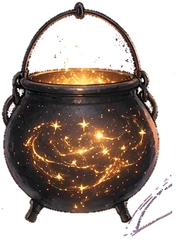
#> input picture src/render/boss/vesper/art/cauldron.webp, 180 x 244 px
$ python matte.py ../../src/render/boss/vesper/art/cauldron.webp out.png
#> lines starting #> are read from the running program, lines starting #| are printed output that depends on the picture; after the words box and inside, x2 and y2 are one past the last pixel; in counts of white or black regions, pixels touching at a corner belong together
"""matte.py IN OUT — cut the figure off its flat, faintly mottled background.

What is the figure is decided by weight, not by place: ink that stands well off the paper colour is
hers, and so is whatever her ink fences in that is no paper — the robe's white stars, the cream of
her face, the lantern's pale heart. Paper is a colour and everything that colour stains: the paper
proper, and the warm or grey tints lying right against it, whether out in the open or fenced in by
hair or by the embers over the cauldron. Only a fleck of it marooned deep inside her — the shine on
the tip of her nose — is hers and stays.

The haze the generator laid around her lights is paper grain and goes with it; her glow is made
again where she is drawn, where it can flicker.
"""
import sys
import numpy as np
from PIL import Image
from scipy import ndimage as ndi

src = np.asarray(Image.open(sys.argv[1]).convert('RGB')).astype(np.float32)
H, W, _ = src.shape
#> H = 244; W = 180
B = np.array([246.0, 244.0, 245.0], np.float32)
d = np.abs(src - B).max(axis=2)
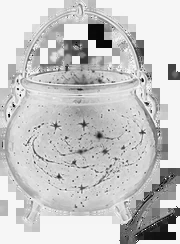
#> d: shape (244, 180) float32; min 4, max 246, mean 198.3
lum = src.mean(axis=2)
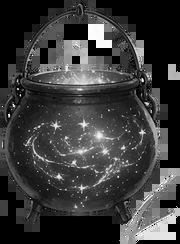
#> lum: shape (244, 180) float32; min 0, max 254.3, mean 58.8
# The maker's mark sits bottom right, clear of the hem: it is not part of her.
d[2360:, 1330:] = 0

T_INK, T_PAPER, FLECK, DEEP = 30, 8, 40, 40
ink = d >= T_INK
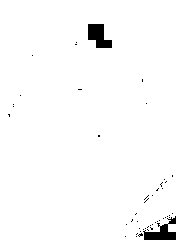
#> ink: shape (244, 180) bool; 98.1% white; 48 black regions (46 under 20 px), largest, box (x1, y1, x2, y2) and area: (88, 24, 112, 48) 384, (143, 216, 176, 240) 367
paperish = ~ink & (lum <= B.mean() + 2)
#> paperish: shape (244, 180) bool; 0.96% white; 28 white regions (27 under 20 px), largest, box (x1, y1, x2, y2) and area: (143, 216, 176, 240) 367
flat = d < T_PAPER
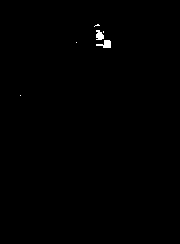
#> flat: shape (244, 180) bool; 0.33% white; 6 white regions (4 under 20 px), largest, box (x1, y1, x2, y2) and area: (96, 40, 111, 48) 72, (96, 30, 104, 40) 60
lab, n = ndi.label(flat)
#> lab: shape (244, 180) int32; 8 distinct labels, from 0 to 7
#> n = 7
edge = set(np.unique(np.concatenate([lab[0], lab[-1], lab[:, 0], lab[:, -1]])))
#> edge = 1 item
edge.discard(0)
sizes = ndi.sum(flat, lab, index=np.arange(1, n + 1))
#> sizes = [7, 1, 60, 2, 72, 1, 1]
is_outer = np.isin(lab, list(edge))
#> is_outer: shape (244, 180) bool; every value is 0
deep = ndi.distance_transform_edt(~is_outer) >= DEEP
#> deep: shape (244, 180) bool; 97.1% white; 1 black region, box (x1, y1, x2, y2) and area: (0, 0, 40, 39) 1253
# Paper out in the open; paper fenced in unless it is a fleck marooned deep inside her.
seed = is_outer | (flat & ~is_outer & (np.isin(lab, np.nonzero(sizes >= FLECK)[0] + 1) | ~deep))
paper = ndi.binary_propagation(seed, mask=paperish)
figure = ndi.binary_fill_holes(ink) & ~paper
print('ink %d  paper %d  figure %d  fenced paper %d' % (ink.sum(), paper.sum(), figure.sum(), int((paper & ~is_outer).sum())))
#| ink 43075  paper 132  figure 43788  fenced paper 132

rgb = src.copy()
alpha = np.ones((H, W), np.float32)
alpha[~figure] = 0
inner = ndi.binary_erosion(figure, iterations=2)
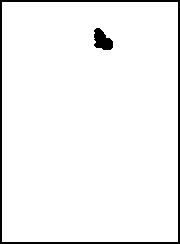
#> inner: shape (244, 180) bool; 95.5% white; 2 black regions, box (x1, y1, x2, y2) and area: (0, 0, 180, 244) 1680, (94, 28, 113, 50) 284
ring1 = figure & ~ndi.binary_erosion(figure, iterations=1)
#> ring1: shape (244, 180) bool; 2.1% white in thin lines or dots
ring2 = ndi.binary_erosion(figure, iterations=1) & ~inner
#> ring2: shape (244, 180) bool; 2.1% white in thin lines or dots
_, idx = ndi.distance_transform_edt(~inner, return_indices=True)
rgb[~inner] = src[idx[0][~inner], idx[1][~inner]]
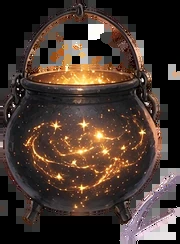
#> rgb: shape (244, 180, 3) float32; mean R, G, B 71.4, 55.5, 47.3
alpha[ring1] = 0.55
alpha[ring2] = 0.85

out = np.dstack([np.clip(rgb, 0, 255), alpha * 255]).astype(np.uint8)
Image.fromarray(out).save(sys.argv[2])
bgc = np.array([16, 12, 34], np.float32)
comp = rgb * alpha[..., None] + bgc * (1 - alpha[..., None])
Image.fromarray(np.clip(comp, 0, 255).astype(np.uint8)).save(sys.argv[2].replace('.png', '-dark.png'))
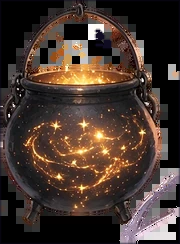
#> saved as out-dark.png: PIL image 180x244 RGB; mean R, G, B 71, 55, 47.2
print('saved', sys.argv[2])

$ run again, on src/render/boss/vesper/art/glow-0.webp
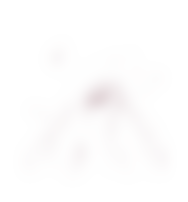
#> input picture src/render/boss/vesper/art/glow-0.webp, 188 x 202 px
#> `d = np.abs(src - B).max(axis=2)`:
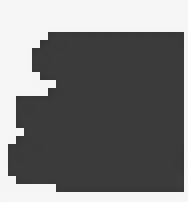
#> d: shape (202, 188) float32; min 52, max 246, mean 121.9
#> ink: shape (202, 188) bool; every value is 1
#> paperish: shape (202, 188) bool; every value is 0
#> lab: shape (202, 188) int32; every value is 0
#> n = 0
#> edge = 1 item
#> sizes = empty array
#> deep: shape (202, 188) bool; 96.7% white; 1 black region, box (x1, y1, x2, y2) and area: (0, 0, 40, 39) 1253
#| ink 37976  paper 0  figure 37976  fenced paper 0
#> inner: shape (202, 188) bool; 95.9% white; 1 black region, box (x1, y1, x2, y2) and area: (0, 0, 188, 202) 1544
#> ring1: shape (202, 188) bool; 2% white in thin lines or dots
#> ring2: shape (202, 188) bool; 2% white in thin lines or dots
#> rgb: shape (202, 188, 3) float32; mean R, G, B 136.6, 122.7, 126
#> `out = np.dstack([np.clip(rgb, 0, 255), alpha * 255]).astype(np.uint8)`:
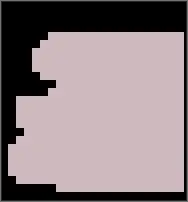
#> out: shape (202, 188, 4); mean R, G, B, A 136.6, 122.7, 126, 251.9; transparent parts drawn white

$ run again, on src/render/boss/vesper/art/glow-1.webp
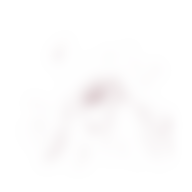
#> input picture src/render/boss/vesper/art/glow-1.webp, 192 x 192 px
#> `d = np.abs(src - B).max(axis=2)`:
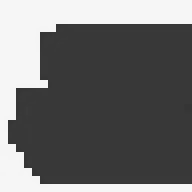
#> d: shape (192, 192) float32; min 52, max 246, mean 111.1
#> ink: shape (192, 192) bool; every value is 1
#> paperish: shape (192, 192) bool; every value is 0
#> lab: shape (192, 192) int32; every value is 0
#> n = 0
#> edge = 1 item
#> sizes = empty array
#> deep: shape (192, 192) bool; 96.6% white; 1 black region, box (x1, y1, x2, y2) and area: (0, 0, 40, 39) 1253
#| ink 36864  paper 0  figure 36864  fenced paper 0
#> inner: shape (192, 192) bool; 95.9% white; 1 black region, box (x1, y1, x2, y2) and area: (0, 0, 192, 192) 1520
#> ring1: shape (192, 192) bool; 2.1% white in thin lines or dots
#> ring2: shape (192, 192) bool; 2.1% white in thin lines or dots
#> `Image.fromarray(np.clip(comp, 0, 255).astype(np.uint8)).save(sys.argv[..`:
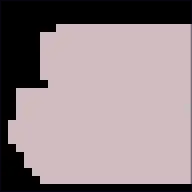
#> saved as out-dark.png: PIL image 192x192 RGB; mean R, G, B 148.1, 133.1, 136.4

$ run again, on src/render/boss/vesper/art/glow-2.webp
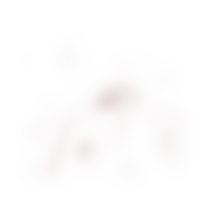
#> input picture src/render/boss/vesper/art/glow-2.webp, 206 x 211 px
#> ink: shape (211, 206) bool; every value is 1
#> paperish: shape (211, 206) bool; every value is 0
#> lab: shape (211, 206) int32; every value is 0
#> n = 0
#> edge = 1 item
#> sizes = empty array
#> deep: shape (211, 206) bool; 97.1% white; 1 black region, box (x1, y1, x2, y2) and area: (0, 0, 40, 39) 1253
#| ink 43466  paper 0  figure 43466  fenced paper 0
#> inner: shape (211, 206) bool; 96.2% white; 1 black region, box (x1, y1, x2, y2) and area: (0, 0, 206, 211) 1652
#> ring1: shape (211, 206) bool; 1.9% white in thin lines or dots
#> ring2: shape (211, 206) bool; 1.9% white in thin lines or dots
#> rgb: shape (211, 206, 3) float32; mean R, G, B 134.5, 119.7, 121.7
#> `out = np.dstack([np.clip(rgb, 0, 255), alpha * 255]).astype(np.uint8)`:
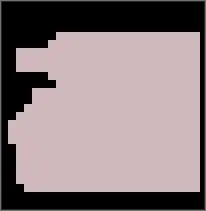
#> out: shape (211, 206, 4); mean R, G, B, A 134.5, 119.7, 121.7, 252.1; transparent parts drawn white
